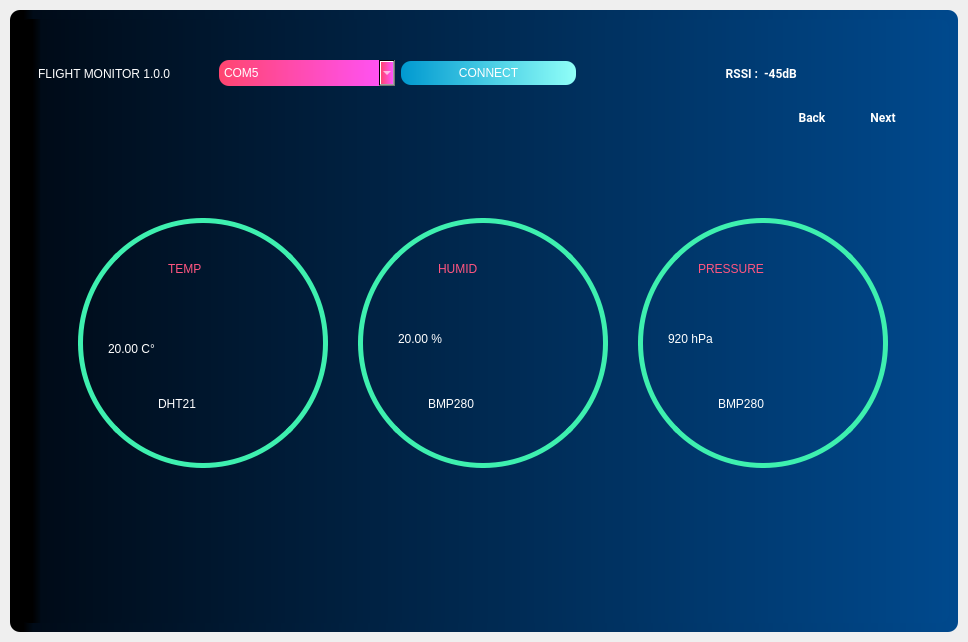
<?xml version="1.0" encoding="UTF-8"?>
<ui version="4.0">
 <class>MainWindow</class>
 <widget class="QMainWindow" name="MainWindow">
  <property name="geometry">
   <rect>
    <x>0</x>
    <y>0</y>
    <width>968</width>
    <height>642</height>
   </rect>
  </property>
  <property name="windowTitle">
   <string>FLIGHT MONITOR 1.0.0</string>
  </property>
  <property name="windowIcon">
   <iconset>
    <normaloff>C:/Users/patanun-np/Downloads/shuttle.png</normaloff>C:/Users/patanun-np/Downloads/shuttle.png</iconset>
  </property>
  <property name="autoFillBackground">
   <bool>false</bool>
  </property>
  <property name="styleSheet">
   <string notr="true">border:0;
background-color:none;</string>
  </property>
  <property name="animated">
   <bool>true</bool>
  </property>
  <widget class="QWidget" name="drop_shadow_layout">
   <property name="styleSheet">
    <string notr="true">background-color:none;</string>
   </property>
   <layout class="QHBoxLayout" name="horizontalLayout">
    <property name="spacing">
     <number>0</number>
    </property>
    <property name="leftMargin">
     <number>10</number>
    </property>
    <property name="topMargin">
     <number>10</number>
    </property>
    <property name="rightMargin">
     <number>10</number>
    </property>
    <property name="bottomMargin">
     <number>10</number>
    </property>
    <item>
     <widget class="QFrame" name="drop_shadow">
      <property name="autoFillBackground">
       <bool>false</bool>
      </property>
      <property name="styleSheet">
       <string notr="true">background-color:qlineargradient(spread:pad, x1:0, y1:0, x2:1, y2:0, stop:0.0149254 rgba(0, 0, 0, 255), stop:0.0248756 rgba(0, 11, 24, 255), stop:1 rgba(0, 73, 141, 255));
border-radius:10px;</string>
      </property>
      <property name="frameShape">
       <enum>QFrame::StyledPanel</enum>
      </property>
      <property name="frameShadow">
       <enum>QFrame::Raised</enum>
      </property>
      <layout class="QVBoxLayout" name="verticalLayout">
       <item>
        <widget class="QFrame" name="frame">
         <property name="frameShape">
          <enum>QFrame::StyledPanel</enum>
         </property>
         <property name="frameShadow">
          <enum>QFrame::Raised</enum>
         </property>
         <layout class="QVBoxLayout" name="verticalLayout_2">
          <item>
           <widget class="QFrame" name="fram">
            <property name="enabled">
             <bool>true</bool>
            </property>
            <property name="styleSheet">
             <string notr="true">background-color:none;</string>
            </property>
            <property name="frameShape">
             <enum>QFrame::StyledPanel</enum>
            </property>
            <property name="frameShadow">
             <enum>QFrame::Raised</enum>
            </property>
            <widget class="QWidget" name="horizontalLayoutWidget">
             <property name="geometry">
              <rect>
               <x>0</x>
               <y>0</y>
               <width>921</width>
               <height>91</height>
              </rect>
             </property>
             <layout class="QHBoxLayout" name="Title_3">
              <property name="leftMargin">
               <number>10</number>
              </property>
              <property name="topMargin">
               <number>10</number>
              </property>
              <property name="rightMargin">
               <number>10</number>
              </property>
              <property name="bottomMargin">
               <number>10</number>
              </property>
              <item>
               <widget class="QLabel" name="Name">
                <property name="styleSheet">
                 <string notr="true">color:rgb(255, 255, 255);
font: 75 20pt &quot;Roboto&quot;;</string>
                </property>
                <property name="text">
                 <string>FLIGHT MONITOR 1.0.0</string>
                </property>
               </widget>
              </item>
              <item>
               <widget class="QComboBox" name="SelectComPort">
                <property name="styleSheet">
                 <string notr="true">background-color:qlineargradient(spread:pad, x1:0, y1:0, x2:1, y2:0, stop:0 rgba(255, 69, 111, 255), stop:1 rgba(255, 83, 255, 255));
padding:5px 5px 5px 5px;
color:white;
position: absolute;
top: 0;
left: 0;
width: 100%;
font: 75 8pt &quot;Roboto&quot;;</string>
                </property>
                <item>
                 <property name="text">
                  <string>COM5</string>
                 </property>
                </item>
                <item>
                 <property name="text">
                  <string>COM6</string>
                 </property>
                </item>
                <item>
                 <property name="text">
                  <string>COM7</string>
                 </property>
                </item>
                <item>
                 <property name="text">
                  <string>COM8</string>
                 </property>
                </item>
                <item>
                 <property name="text">
                  <string>COM11</string>
                 </property>
                </item>
                <item>
                 <property name="text">
                  <string>COM13</string>
                 </property>
                </item>
               </widget>
              </item>
              <item>
               <layout class="QHBoxLayout" name="Button">
                <item>
                 <widget class="QPushButton" name="Connect">
                  <property name="styleSheet">
                   <string notr="true">QPushButton{
background-color:qlineargradient(spread:pad, x1:0, y1:0, x2:1, y2:0, stop:0 rgba(0, 153, 208, 255), stop:1 rgba(144, 255, 248, 255));
padding:5px 5px 5px 5px;
color:white;
font: 75 8pt &quot;Roboto&quot;;
}
QPushButton:hover{
background-color:qlineargradient(spread:pad, x1:0, y1:0, x2:1, y2:0, stop:0 rgba(0, 153, 208, 255), stop:1 rgba(144, 255, 248, 255));
padding:5px 5px 5px 5px;
color:black;
font: 75 8pt &quot;Roboto&quot;;
}</string>
                  </property>
                  <property name="text">
                   <string>CONNECT</string>
                  </property>
                 </widget>
                </item>
               </layout>
              </item>
              <item>
               <widget class="QLabel" name="label">
                <property name="font">
                 <font>
                  <family>Roboto</family>
                  <pointsize>9</pointsize>
                  <weight>75</weight>
                  <bold>true</bold>
                 </font>
                </property>
                <property name="styleSheet">
                 <string notr="true">color:white;</string>
                </property>
                <property name="text">
                 <string>RSSI :</string>
                </property>
                <property name="scaledContents">
                 <bool>true</bool>
                </property>
                <property name="alignment">
                 <set>Qt::AlignRight|Qt::AlignTrailing|Qt::AlignVCenter</set>
                </property>
                <property name="wordWrap">
                 <bool>false</bool>
                </property>
               </widget>
              </item>
              <item>
               <widget class="QLabel" name="label_5">
                <property name="font">
                 <font>
                  <family>Roboto</family>
                  <pointsize>9</pointsize>
                  <weight>75</weight>
                  <bold>true</bold>
                 </font>
                </property>
                <property name="styleSheet">
                 <string notr="true">color:white;</string>
                </property>
                <property name="text">
                 <string>-45dB</string>
                </property>
               </widget>
              </item>
             </layout>
            </widget>
            <widget class="QFrame" name="Content">
             <property name="geometry">
              <rect>
               <x>30</x>
               <y>120</y>
               <width>841</width>
               <height>451</height>
              </rect>
             </property>
             <property name="frameShape">
              <enum>QFrame::StyledPanel</enum>
             </property>
             <property name="frameShadow">
              <enum>QFrame::Raised</enum>
             </property>
             <widget class="QStackedWidget" name="stackedWidget">
              <property name="geometry">
               <rect>
                <x>0</x>
                <y>-40</y>
                <width>961</width>
                <height>611</height>
               </rect>
              </property>
              <property name="minimumSize">
               <size>
                <width>800</width>
                <height>600</height>
               </size>
              </property>
              <property name="styleSheet">
               <string notr="true">color:white;</string>
              </property>
              <property name="currentIndex">
               <number>0</number>
              </property>
              <widget class="QWidget" name="page">
               <property name="maximumSize">
                <size>
                 <width>16777215</width>
                 <height>16777215</height>
                </size>
               </property>
               <property name="layoutDirection">
                <enum>Qt::RightToLeft</enum>
               </property>
               <widget class="QFrame" name="Temp">
                <property name="geometry">
                 <rect>
                  <x>20</x>
                  <y>110</y>
                  <width>250</width>
                  <height>250</height>
                 </rect>
                </property>
                <property name="maximumSize">
                 <size>
                  <width>250</width>
                  <height>250</height>
                 </size>
                </property>
                <property name="styleSheet">
                 <string notr="true">QFrame{
border:5px solid rgb(62, 240, 175);
border-radius:125px;
}
QFrame:hover{
border:5px solid rgb(154, 134, 255);
border-radius:125px;
}</string>
                </property>
                <property name="frameShape">
                 <enum>QFrame::StyledPanel</enum>
                </property>
                <property name="frameShadow">
                 <enum>QFrame::Raised</enum>
                </property>
                <widget class="QLabel" name="label_2">
                 <property name="geometry">
                  <rect>
                   <x>90</x>
                   <y>20</y>
                   <width>71</width>
                   <height>61</height>
                  </rect>
                 </property>
                 <property name="styleSheet">
                  <string notr="true">color:rgb(255, 85, 127);
font: 75 15pt &quot;Roboto&quot;;
border:0px;</string>
                 </property>
                 <property name="text">
                  <string>TEMP</string>
                 </property>
                </widget>
                <widget class="QLabel" name="label_3">
                 <property name="geometry">
                  <rect>
                   <x>30</x>
                   <y>90</y>
                   <width>231</width>
                   <height>81</height>
                  </rect>
                 </property>
                 <property name="styleSheet">
                  <string notr="true">font: 75 30pt &quot;Roboto&quot;;
color:white;
border:0;</string>
                 </property>
                 <property name="text">
                  <string>20.00 C°</string>
                 </property>
                </widget>
                <widget class="QLabel" name="label_4">
                 <property name="geometry">
                  <rect>
                   <x>80</x>
                   <y>170</y>
                   <width>91</width>
                   <height>31</height>
                  </rect>
                 </property>
                 <property name="styleSheet">
                  <string notr="true">border:0px;
color:rgb(255, 255, 255);
font: 75 15pt &quot;Roboto&quot;;</string>
                 </property>
                 <property name="text">
                  <string>DHT21</string>
                 </property>
                </widget>
               </widget>
               <widget class="QFrame" name="Humid">
                <property name="geometry">
                 <rect>
                  <x>300</x>
                  <y>110</y>
                  <width>250</width>
                  <height>250</height>
                 </rect>
                </property>
                <property name="maximumSize">
                 <size>
                  <width>250</width>
                  <height>250</height>
                 </size>
                </property>
                <property name="layoutDirection">
                 <enum>Qt::RightToLeft</enum>
                </property>
                <property name="styleSheet">
                 <string notr="true">QFrame{
border:5px solid rgb(62, 240, 175);
border-radius:125px;
}
QFrame:hover{
border:5px solid rgb(154, 134, 255);
border-radius:125px;
}</string>
                </property>
                <property name="frameShape">
                 <enum>QFrame::StyledPanel</enum>
                </property>
                <property name="frameShadow">
                 <enum>QFrame::Raised</enum>
                </property>
                <widget class="QLabel" name="label_8">
                 <property name="geometry">
                  <rect>
                   <x>80</x>
                   <y>20</y>
                   <width>81</width>
                   <height>61</height>
                  </rect>
                 </property>
                 <property name="styleSheet">
                  <string notr="true">color:rgb(255, 85, 127);
font: 75 15pt &quot;Roboto&quot;;
border:0px;</string>
                 </property>
                 <property name="text">
                  <string>HUMID</string>
                 </property>
                </widget>
                <widget class="QLabel" name="label_9">
                 <property name="geometry">
                  <rect>
                   <x>40</x>
                   <y>80</y>
                   <width>231</width>
                   <height>81</height>
                  </rect>
                 </property>
                 <property name="styleSheet">
                  <string notr="true">font: 75 30pt &quot;Roboto&quot;;
color:white;
border:0;</string>
                 </property>
                 <property name="text">
                  <string>20.00 %</string>
                 </property>
                </widget>
                <widget class="QLabel" name="label_10">
                 <property name="geometry">
                  <rect>
                   <x>70</x>
                   <y>170</y>
                   <width>111</width>
                   <height>31</height>
                  </rect>
                 </property>
                 <property name="styleSheet">
                  <string notr="true">border:0px;
color:rgb(255, 255, 255);
font: 75 15pt &quot;Roboto&quot;;</string>
                 </property>
                 <property name="text">
                  <string>BMP280</string>
                 </property>
                </widget>
               </widget>
               <widget class="QFrame" name="Pressure">
                <property name="geometry">
                 <rect>
                  <x>580</x>
                  <y>110</y>
                  <width>250</width>
                  <height>250</height>
                 </rect>
                </property>
                <property name="maximumSize">
                 <size>
                  <width>250</width>
                  <height>250</height>
                 </size>
                </property>
                <property name="styleSheet">
                 <string notr="true">QFrame{
border:5px solid rgb(62, 240, 175);
border-radius:125px;
}
QFrame:hover{
border:5px solid rgb(154, 134, 255);
border-radius:125px;
}</string>
                </property>
                <property name="frameShape">
                 <enum>QFrame::StyledPanel</enum>
                </property>
                <property name="frameShadow">
                 <enum>QFrame::Raised</enum>
                </property>
                <widget class="QLabel" name="label_11">
                 <property name="geometry">
                  <rect>
                   <x>60</x>
                   <y>20</y>
                   <width>141</width>
                   <height>61</height>
                  </rect>
                 </property>
                 <property name="styleSheet">
                  <string notr="true">color:rgb(255, 85, 127);
font: 75 15pt &quot;Roboto&quot;;
border:0px;</string>
                 </property>
                 <property name="text">
                  <string>PRESSURE</string>
                 </property>
                </widget>
                <widget class="QLabel" name="label_12">
                 <property name="geometry">
                  <rect>
                   <x>30</x>
                   <y>80</y>
                   <width>231</width>
                   <height>81</height>
                  </rect>
                 </property>
                 <property name="styleSheet">
                  <string notr="true">font: 75 30pt &quot;Roboto&quot;;
color:white;
border:0;</string>
                 </property>
                 <property name="text">
                  <string>920 hPa</string>
                 </property>
                </widget>
                <widget class="QLabel" name="label_13">
                 <property name="geometry">
                  <rect>
                   <x>80</x>
                   <y>170</y>
                   <width>101</width>
                   <height>31</height>
                  </rect>
                 </property>
                 <property name="styleSheet">
                  <string notr="true">border:0px;
color:rgb(255, 255, 255);
font: 75 15pt &quot;Roboto&quot;;</string>
                 </property>
                 <property name="text">
                  <string>BMP280</string>
                 </property>
                </widget>
               </widget>
              </widget>
              <widget class="QWidget" name="page_2">
               <widget class="QFrame" name="Heigh">
                <property name="geometry">
                 <rect>
                  <x>300</x>
                  <y>110</y>
                  <width>250</width>
                  <height>250</height>
                 </rect>
                </property>
                <property name="maximumSize">
                 <size>
                  <width>250</width>
                  <height>250</height>
                 </size>
                </property>
                <property name="styleSheet">
                 <string notr="true">QFrame{
border:5px solid rgb(62, 240, 175);
border-radius:125px;
}
QFrame:hover{
border:5px solid rgb(154, 134, 255);
border-radius:125px;
}</string>
                </property>
                <property name="frameShape">
                 <enum>QFrame::StyledPanel</enum>
                </property>
                <property name="frameShadow">
                 <enum>QFrame::Raised</enum>
                </property>
                <widget class="QLabel" name="label_14">
                 <property name="geometry">
                  <rect>
                   <x>90</x>
                   <y>20</y>
                   <width>81</width>
                   <height>61</height>
                  </rect>
                 </property>
                 <property name="styleSheet">
                  <string notr="true">color:rgb(255, 85, 127);
font: 75 15pt &quot;Roboto&quot;;
border:0px;</string>
                 </property>
                 <property name="text">
                  <string>HEIGH</string>
                 </property>
                </widget>
                <widget class="QLabel" name="label_15">
                 <property name="geometry">
                  <rect>
                   <x>50</x>
                   <y>80</y>
                   <width>161</width>
                   <height>81</height>
                  </rect>
                 </property>
                 <property name="styleSheet">
                  <string notr="true">font: 75 30pt &quot;Roboto&quot;;
color:white;
border:0;</string>
                 </property>
                 <property name="text">
                  <string>100 m</string>
                 </property>
                </widget>
                <widget class="QLabel" name="label_16">
                 <property name="geometry">
                  <rect>
                   <x>80</x>
                   <y>180</y>
                   <width>91</width>
                   <height>21</height>
                  </rect>
                 </property>
                 <property name="styleSheet">
                  <string notr="true">border:0px;
color:rgb(255, 255, 255);
font: 75 15pt &quot;Roboto&quot;;</string>
                 </property>
                 <property name="text">
                  <string> Ground</string>
                 </property>
                 <property name="alignment">
                  <set>Qt::AlignCenter</set>
                 </property>
                </widget>
               </widget>
               <widget class="QFrame" name="Velocity">
                <property name="geometry">
                 <rect>
                  <x>21</x>
                  <y>110</y>
                  <width>250</width>
                  <height>250</height>
                 </rect>
                </property>
                <property name="maximumSize">
                 <size>
                  <width>250</width>
                  <height>250</height>
                 </size>
                </property>
                <property name="layoutDirection">
                 <enum>Qt::LeftToRight</enum>
                </property>
                <property name="autoFillBackground">
                 <bool>false</bool>
                </property>
                <property name="styleSheet">
                 <string notr="true">QFrame{
border:5px solid rgb(62, 240, 175);
border-radius:125px;
}
QFrame:hover{
border:5px solid rgb(154, 134, 255);
border-radius:125px;
}</string>
                </property>
                <property name="frameShape">
                 <enum>QFrame::StyledPanel</enum>
                </property>
                <property name="frameShadow">
                 <enum>QFrame::Raised</enum>
                </property>
                <widget class="QLabel" name="label_17">
                 <property name="geometry">
                  <rect>
                   <x>70</x>
                   <y>20</y>
                   <width>151</width>
                   <height>61</height>
                  </rect>
                 </property>
                 <property name="styleSheet">
                  <string notr="true">color:rgb(255, 85, 127);
font: 75 15pt &quot;Roboto&quot;;
border:0px;</string>
                 </property>
                 <property name="text">
                  <string>VELOCITY</string>
                 </property>
                </widget>
                <widget class="QLabel" name="label_18">
                 <property name="geometry">
                  <rect>
                   <x>30</x>
                   <y>80</y>
                   <width>231</width>
                   <height>81</height>
                  </rect>
                 </property>
                 <property name="styleSheet">
                  <string notr="true">font: 75 30pt &quot;Roboto&quot;;
color:white;
border:0;</string>
                 </property>
                 <property name="text">
                  <string>   20.00</string>
                 </property>
                </widget>
                <widget class="QLabel" name="label_19">
                 <property name="geometry">
                  <rect>
                   <x>100</x>
                   <y>170</y>
                   <width>61</width>
                   <height>31</height>
                  </rect>
                 </property>
                 <property name="styleSheet">
                  <string notr="true">border:0px;
color:rgb(255, 255, 255);
font: 75 15pt &quot;Roboto&quot;;</string>
                 </property>
                 <property name="text">
                  <string>m/s</string>
                 </property>
                 <property name="alignment">
                  <set>Qt::AlignCenter</set>
                 </property>
                </widget>
               </widget>
               <widget class="QFrame" name="Altitude">
                <property name="geometry">
                 <rect>
                  <x>581</x>
                  <y>110</y>
                  <width>250</width>
                  <height>250</height>
                 </rect>
                </property>
                <property name="maximumSize">
                 <size>
                  <width>250</width>
                  <height>250</height>
                 </size>
                </property>
                <property name="styleSheet">
                 <string notr="true">QFrame{
border:5px solid rgb(62, 240, 175);
border-radius:125px;
}
QFrame:hover{
border:5px solid rgb(154, 134, 255);
border-radius:125px;
}</string>
                </property>
                <property name="frameShape">
                 <enum>QFrame::StyledPanel</enum>
                </property>
                <property name="frameShadow">
                 <enum>QFrame::Raised</enum>
                </property>
                <widget class="QLabel" name="label_20">
                 <property name="geometry">
                  <rect>
                   <x>60</x>
                   <y>20</y>
                   <width>141</width>
                   <height>61</height>
                  </rect>
                 </property>
                 <property name="styleSheet">
                  <string notr="true">color:rgb(255, 85, 127);
font: 75 15pt &quot;Roboto&quot;;
border:0px;</string>
                 </property>
                 <property name="text">
                  <string>ALTITUDE</string>
                 </property>
                </widget>
                <widget class="QLabel" name="label_21">
                 <property name="geometry">
                  <rect>
                   <x>50</x>
                   <y>80</y>
                   <width>231</width>
                   <height>81</height>
                  </rect>
                 </property>
                 <property name="styleSheet">
                  <string notr="true">font: 75 30pt &quot;Roboto&quot;;
color:white;
border:0;</string>
                 </property>
                 <property name="text">
                  <string>349 m</string>
                 </property>
                </widget>
                <widget class="QLabel" name="label_22">
                 <property name="geometry">
                  <rect>
                   <x>50</x>
                   <y>170</y>
                   <width>151</width>
                   <height>41</height>
                  </rect>
                 </property>
                 <property name="styleSheet">
                  <string notr="true">border:0px;
color:rgb(255, 255, 255);
font: 75 15pt &quot;Roboto&quot;;</string>
                 </property>
                 <property name="text">
                  <string>Sea Level</string>
                 </property>
                 <property name="alignment">
                  <set>Qt::AlignCenter</set>
                 </property>
                </widget>
               </widget>
              </widget>
              <widget class="QWidget" name="page_3">
               <widget class="QFrame" name="NO2">
                <property name="geometry">
                 <rect>
                  <x>20</x>
                  <y>110</y>
                  <width>250</width>
                  <height>250</height>
                 </rect>
                </property>
                <property name="maximumSize">
                 <size>
                  <width>250</width>
                  <height>250</height>
                 </size>
                </property>
                <property name="styleSheet">
                 <string notr="true">QFrame{
border:5px solid rgb(62, 240, 175);
border-radius:125px;
}
QFrame:hover{
border:5px solid rgb(154, 134, 255);
border-radius:125px;
}</string>
                </property>
                <property name="frameShape">
                 <enum>QFrame::StyledPanel</enum>
                </property>
                <property name="frameShadow">
                 <enum>QFrame::Raised</enum>
                </property>
                <widget class="QLabel" name="label_39">
                 <property name="geometry">
                  <rect>
                   <x>80</x>
                   <y>20</y>
                   <width>81</width>
                   <height>61</height>
                  </rect>
                 </property>
                 <property name="styleSheet">
                  <string notr="true">color:rgb(255, 85, 127);
font: 75 25pt &quot;Roboto&quot;;
border:0px;</string>
                 </property>
                 <property name="text">
                  <string>NO2</string>
                 </property>
                </widget>
                <widget class="QLabel" name="label_40">
                 <property name="geometry">
                  <rect>
                   <x>90</x>
                   <y>80</y>
                   <width>81</width>
                   <height>81</height>
                  </rect>
                 </property>
                 <property name="styleSheet">
                  <string notr="true">font: 75 30pt &quot;Roboto&quot;;
color:white;
border:0;</string>
                 </property>
                 <property name="text">
                  <string>10</string>
                 </property>
                </widget>
                <widget class="QLabel" name="label_41">
                 <property name="geometry">
                  <rect>
                   <x>90</x>
                   <y>170</y>
                   <width>61</width>
                   <height>31</height>
                  </rect>
                 </property>
                 <property name="styleSheet">
                  <string notr="true">border:0px;
color:rgb(255, 255, 255);
font: 75 15pt &quot;Roboto&quot;;</string>
                 </property>
                 <property name="text">
                  <string>PPM</string>
                 </property>
                </widget>
               </widget>
               <widget class="QFrame" name="NH3">
                <property name="geometry">
                 <rect>
                  <x>299</x>
                  <y>110</y>
                  <width>250</width>
                  <height>250</height>
                 </rect>
                </property>
                <property name="maximumSize">
                 <size>
                  <width>250</width>
                  <height>250</height>
                 </size>
                </property>
                <property name="styleSheet">
                 <string notr="true">QFrame{
border:5px solid rgb(62, 240, 175);
border-radius:125px;
}
QFrame:hover{
border:5px solid rgb(154, 134, 255);
border-radius:125px;
}</string>
                </property>
                <property name="frameShape">
                 <enum>QFrame::StyledPanel</enum>
                </property>
                <property name="frameShadow">
                 <enum>QFrame::Raised</enum>
                </property>
                <widget class="QLabel" name="label_42">
                 <property name="geometry">
                  <rect>
                   <x>80</x>
                   <y>20</y>
                   <width>81</width>
                   <height>61</height>
                  </rect>
                 </property>
                 <property name="styleSheet">
                  <string notr="true">color:rgb(255, 85, 127);
font: 75 25pt &quot;Roboto&quot;;
border:0px;</string>
                 </property>
                 <property name="text">
                  <string>NH3</string>
                 </property>
                </widget>
                <widget class="QLabel" name="label_43">
                 <property name="geometry">
                  <rect>
                   <x>90</x>
                   <y>80</y>
                   <width>81</width>
                   <height>81</height>
                  </rect>
                 </property>
                 <property name="styleSheet">
                  <string notr="true">font: 75 30pt &quot;Roboto&quot;;
color:white;
border:0;</string>
                 </property>
                 <property name="text">
                  <string>10</string>
                 </property>
                </widget>
                <widget class="QLabel" name="label_44">
                 <property name="geometry">
                  <rect>
                   <x>90</x>
                   <y>180</y>
                   <width>91</width>
                   <height>21</height>
                  </rect>
                 </property>
                 <property name="styleSheet">
                  <string notr="true">border:0px;
color:rgb(255, 255, 255);
font: 75 15pt &quot;Roboto&quot;;</string>
                 </property>
                 <property name="text">
                  <string>PPM</string>
                 </property>
                </widget>
               </widget>
               <widget class="QFrame" name="CO">
                <property name="geometry">
                 <rect>
                  <x>580</x>
                  <y>110</y>
                  <width>250</width>
                  <height>250</height>
                 </rect>
                </property>
                <property name="maximumSize">
                 <size>
                  <width>250</width>
                  <height>250</height>
                 </size>
                </property>
                <property name="styleSheet">
                 <string notr="true">QFrame{
border:5px solid rgb(62, 240, 175);
border-radius:125px;
}
QFrame:hover{
border:5px solid rgb(154, 134, 255);
border-radius:125px;
}</string>
                </property>
                <property name="frameShape">
                 <enum>QFrame::StyledPanel</enum>
                </property>
                <property name="frameShadow">
                 <enum>QFrame::Raised</enum>
                </property>
                <widget class="QLabel" name="label_45">
                 <property name="geometry">
                  <rect>
                   <x>90</x>
                   <y>20</y>
                   <width>61</width>
                   <height>61</height>
                  </rect>
                 </property>
                 <property name="styleSheet">
                  <string notr="true">color:rgb(255, 85, 127);
font: 75 25pt &quot;Roboto&quot;;
border:0px;</string>
                 </property>
                 <property name="text">
                  <string>CO</string>
                 </property>
                </widget>
                <widget class="QLabel" name="label_46">
                 <property name="geometry">
                  <rect>
                   <x>80</x>
                   <y>80</y>
                   <width>231</width>
                   <height>81</height>
                  </rect>
                 </property>
                 <property name="styleSheet">
                  <string notr="true">font: 75 30pt &quot;Roboto&quot;;
color:white;
border:0;</string>
                 </property>
                 <property name="text">
                  <string>300</string>
                 </property>
                </widget>
                <widget class="QLabel" name="label_47">
                 <property name="geometry">
                  <rect>
                   <x>100</x>
                   <y>180</y>
                   <width>51</width>
                   <height>31</height>
                  </rect>
                 </property>
                 <property name="styleSheet">
                  <string notr="true">border:0px;
color:rgb(255, 255, 255);
font: 75 15pt &quot;Roboto&quot;;</string>
                 </property>
                 <property name="text">
                  <string>PPM</string>
                 </property>
                </widget>
               </widget>
               <widget class="QFrame" name="Info_3">
                <property name="geometry">
                 <rect>
                  <x>20</x>
                  <y>30</y>
                  <width>810</width>
                  <height>71</height>
                 </rect>
                </property>
                <property name="styleSheet">
                 <string notr="true"/>
                </property>
                <property name="frameShape">
                 <enum>QFrame::StyledPanel</enum>
                </property>
                <property name="frameShadow">
                 <enum>QFrame::Raised</enum>
                </property>
               </widget>
              </widget>
             </widget>
            </widget>
            <widget class="QWidget" name="widget" native="true">
             <property name="geometry">
              <rect>
               <x>669</x>
               <y>80</y>
               <width>221</width>
               <height>21</height>
              </rect>
             </property>
             <widget class="QWidget" name="horizontalLayoutWidget_2">
              <property name="geometry">
               <rect>
                <x>80</x>
                <y>-61</y>
                <width>141</width>
                <height>141</height>
               </rect>
              </property>
              <layout class="QHBoxLayout" name="horizontalLayout_2">
               <property name="spacing">
                <number>5</number>
               </property>
               <property name="leftMargin">
                <number>2</number>
               </property>
               <property name="topMargin">
                <number>2</number>
               </property>
               <property name="rightMargin">
                <number>2</number>
               </property>
               <property name="bottomMargin">
                <number>2</number>
               </property>
               <item>
                <widget class="QPushButton" name="pushButton_2">
                 <property name="font">
                  <font>
                   <family>Roboto</family>
                   <pointsize>9</pointsize>
                   <weight>75</weight>
                   <bold>true</bold>
                  </font>
                 </property>
                 <property name="styleSheet">
                  <string notr="true">color:white;</string>
                 </property>
                 <property name="text">
                  <string>Back</string>
                 </property>
                 <property name="icon">
                  <iconset>
                   <normaloff>C:/Users/patanun-np/Downloads/back.png</normaloff>C:/Users/patanun-np/Downloads/back.png</iconset>
                 </property>
                 <property name="flat">
                  <bool>true</bool>
                 </property>
                </widget>
               </item>
               <item>
                <widget class="QPushButton" name="pushButton">
                 <property name="font">
                  <font>
                   <family>Roboto</family>
                   <pointsize>9</pointsize>
                   <weight>75</weight>
                   <bold>true</bold>
                  </font>
                 </property>
                 <property name="styleSheet">
                  <string notr="true">color:white;</string>
                 </property>
                 <property name="text">
                  <string>Next</string>
                 </property>
                 <property name="icon">
                  <iconset>
                   <normaloff>C:/Users/patanun-np/Downloads/forward.png</normaloff>C:/Users/patanun-np/Downloads/forward.png</iconset>
                 </property>
                 <property name="flat">
                  <bool>true</bool>
                 </property>
                </widget>
               </item>
              </layout>
             </widget>
            </widget>
           </widget>
          </item>
         </layout>
        </widget>
       </item>
      </layout>
     </widget>
    </item>
   </layout>
  </widget>
 </widget>
 <resources/>
 <connections/>
</ui>
